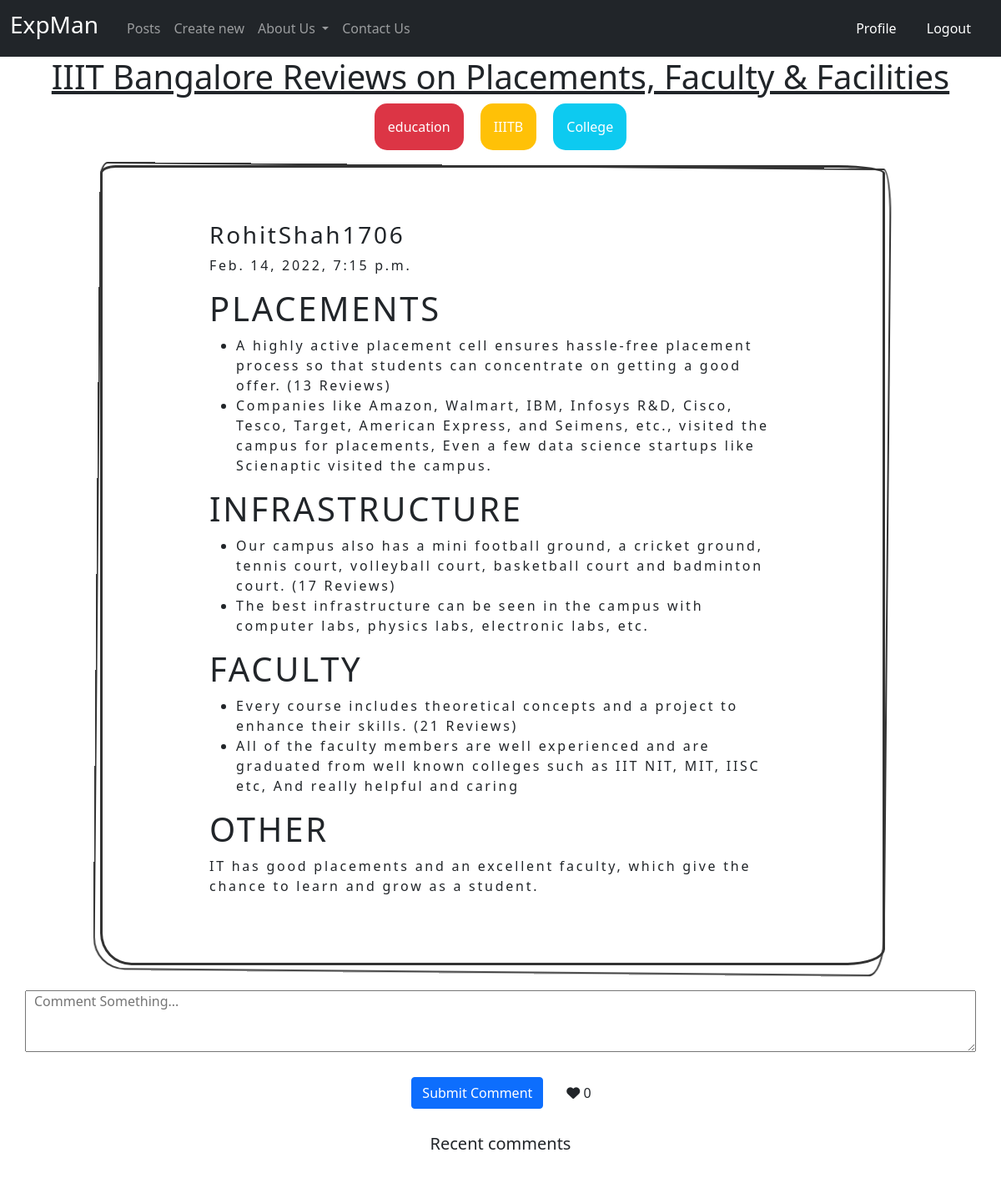
The app's page /posts/5 (signed in) with its own data.
### main/models.py (models this page shows, shortened)
class Post(models.Model):
    author=models.ForeignKey(Account,on_delete=models.CASCADE)
    title=models.CharField(max_length=15)
    date_created = models.DateTimeField(auto_now_add=True)
    likes = models.ManyToManyField(Account, related_name='like')
    content=models.TextField()
    def number_of_likes(self):
        return self.likes.count()

class Tags(models.Model):
    Post=models.ForeignKey(Post,on_delete=models.CASCADE)
    tag=models.CharField(max_length=15)

class Account(AbstractBaseUser):
    email=models.EmailField(verbose_name="email",max_length=60,unique=True)
    username=models.CharField(max_length=30,unique=True)
    date_joined=models.DateTimeField(verbose_name="date joined",auto_now_add=True)
    last_login=models.DateTimeField(verbose_name="last login",auto_now=True)
    is_admin=models.BooleanField(default=False)
    is_active=models.BooleanField(default=True)
    is_staff=models.BooleanField(default=False)
    is_superuser=models.BooleanField(default=False)
    gender=models.CharField(max_length=1,choices=(("M","MALE"),("F","FEMALE")))
    profession=models.CharField(max_length=1,choices=(("S","STUDENT"),("P","PROFESSIONAL")))
    bio=models.CharField(max_length=200)
    profile_photo=models.ImageField(upload_to='images')
    USERNAME_FIELD='email'
    REQUIRED_FIELDS=['username',]
    objects=MyAccountManager()

### main/views.py (the view)
# urls.py: path('posts/<int:id>', views.readpost,name="post"),
def readpost(request,id):
    post=Post.objects.get(id=id)
    return render(request,"readpost.html",{"post":post,"user_likes":post.likes.all(),"likes":post.number_of_likes(),"comments":post.comment_set.all()})

### main/templates/readpost.html (shortened to what this page needs)
{%extends 'home.html'%}
{%block imports%}
<head>
</head>
{%endblock%}
{%block content%}
<h1 class="ttleRead">{{post.title}}</h1>
<div class="tagsRead">
    <div class="p-3 mb-2 bg-danger text-white">{{post.tags_set.all.0.tag}}</div>
    <div class="p-3 mb-2 bg-warning text-white">{{post.tags_set.all.1.tag}}</div>
    <div class="p-3 mb-2 bg-info text-white">{{post.tags_set.all.2.tag}}</div>
</div>
<div class="sketchy">
    <div class="contentRead">
        <h3>{{post.author.username}}</h3>
        <p>{{post.date_created}}</p>
        <p class="bodyRead"> {{post.content|safe}} </p>
    </div>
</div>
<form action="{%url 'comment' post.id%}" method="POST">
<div class="cmtReadPost">
    <textarea id="cometRP" cols="190" rows="3" placeholder="Comment Something..." name="comment"></textarea>
</div>
<div class="cmtReadPost">
            <div id="sbtCmt">
                <button class="btn btn-primary profile-button" type="submit" value="">Submit Comment</button>
            </div>
        </form>
        <div class="btns">
            <form action="{%url 'likepost' post.id%}" method="POST">
                {%if request.user in user_likes%}
                <Button id="btnh1" class="btn" type="submit" value="{{post.id}}" name="like" class="red"><i class="fas fa-heart"></i><span> {{likes}} </span> </Button>
                {%else%}
                <Button id="btnh1" class="btn" type="submit" value="{{post.id}}" name="like" class="gray"><i class="fas fa-heart"></i><span> {{likes}} </span> </Button>
                {%endif%}
            </form>
        </div>
<div style="display:flex; justify-content:center">
    <h5>Recent comments</h5>
</div>
{%endblock%}

### main/templates/readpost.html (style rules this page uses)
.ttleRead { display: flex; justify-content: center; text-decoration: underline; }
.p-3, .mb-2, .bg-info, .text-white { margin: 0px 10px; border-radius: 15px; }
.tagsRead { display: flex; justify-content: center; }
.sketchy { margin: 10px auto; width: 80%; }
.contentRead { padding: 4rem 8rem; display: inline-block; border: 3px solid #333333; font-size: 1rem; border-radius: 2% 6% 5% 4%/1% 1% 2% 4%; letter-spacing: 0.3ch; background: #ffffff; position: relative; width: 98%; }
.contentRead::before { content: ""; border: 2px solid #353535; display: block; width: 100%; height: 100%; position: absolute; top: 50%; left: 50%; transform: translate3d(-50%, -50%, 0) scale(1.015) rotate(0.5deg); border-radius: 1% 1% 2% 4%/2% 6% 5% 4%; margin: 5px auto; }
.cmtReadPost { margin: 30px; display: flex; justify-content: center; }
#cometRP { padding: 0px 10px; }
#sbtCmt { display: inline; margin: 0px 15px; }

### records on screen
Post: title "IIIT Bangalore Reviews on Placements, Faculty & Facilities", tags_set.all.0.tag "education", tags_set.all.1.tag "IIITB", tags_set.all.2.tag "College", author.username "RohitShah1706", date_created "Feb. 14, 2022, 7:15 p.m.", content "PLACEMENTS A highly active placement cell ensures hassle-free placement process so that students can concentrate on getting a good offer. (13 Reviews) Companies like Amazon, Walmart, IBM, Infosys R&D, Cisco, Tesco, Target, American Express, and Seimens, etc., visited the campus for placements, Even a few data science startups like Scienaptic visited the campus. INFRASTRUCTURE Our campus also has a mini football ground, a cricket ground, tennis court, volleyball court, basketball court and badminton court. (17 Reviews) The best infrastructure can be seen in the campus with computer labs, physics labs, electronic labs, etc. FACULTY Every course includes theoretical concepts and a project to…"

### other values on screen
{{ likes }} "0"
